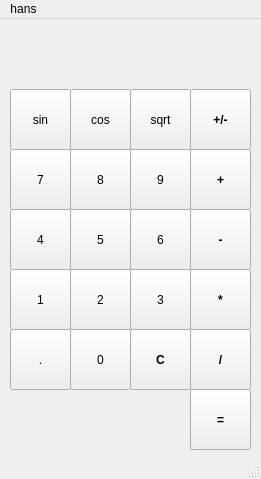
<?xml version="1.0" encoding="UTF-8"?>
<ui version="4.0">
 <class>MainWindow</class>
 <widget class="QMainWindow" name="MainWindow">
  <property name="geometry">
   <rect>
    <x>0</x>
    <y>0</y>
    <width>261</width>
    <height>479</height>
   </rect>
  </property>
  <property name="font">
   <font>
    <weight>50</weight>
    <bold>false</bold>
   </font>
  </property>
  <property name="acceptDrops">
   <bool>false</bool>
  </property>
  <property name="windowTitle">
   <string>MainWindow</string>
  </property>
  <widget class="QWidget" name="centralwidget">
   <widget class="QPushButton" name="pushButton">
    <property name="geometry">
     <rect>
      <x>70</x>
      <y>310</y>
      <width>61</width>
      <height>61</height>
     </rect>
    </property>
    <property name="text">
     <string>0</string>
    </property>
   </widget>
   <widget class="QPushButton" name="pushButton_2">
    <property name="geometry">
     <rect>
      <x>10</x>
      <y>250</y>
      <width>61</width>
      <height>61</height>
     </rect>
    </property>
    <property name="text">
     <string>1</string>
    </property>
   </widget>
   <widget class="QPushButton" name="pushButton_3">
    <property name="geometry">
     <rect>
      <x>70</x>
      <y>250</y>
      <width>61</width>
      <height>61</height>
     </rect>
    </property>
    <property name="text">
     <string>2</string>
    </property>
   </widget>
   <widget class="QPushButton" name="pushButton_4">
    <property name="geometry">
     <rect>
      <x>130</x>
      <y>250</y>
      <width>61</width>
      <height>61</height>
     </rect>
    </property>
    <property name="text">
     <string>3</string>
    </property>
   </widget>
   <widget class="QPushButton" name="pushButton_5">
    <property name="geometry">
     <rect>
      <x>10</x>
      <y>190</y>
      <width>61</width>
      <height>61</height>
     </rect>
    </property>
    <property name="text">
     <string>4</string>
    </property>
   </widget>
   <widget class="QPushButton" name="pushButton_6">
    <property name="geometry">
     <rect>
      <x>70</x>
      <y>190</y>
      <width>61</width>
      <height>61</height>
     </rect>
    </property>
    <property name="text">
     <string>5</string>
    </property>
   </widget>
   <widget class="QPushButton" name="pushButton_7">
    <property name="geometry">
     <rect>
      <x>130</x>
      <y>190</y>
      <width>61</width>
      <height>61</height>
     </rect>
    </property>
    <property name="text">
     <string>6</string>
    </property>
   </widget>
   <widget class="QPushButton" name="pushButton_8">
    <property name="geometry">
     <rect>
      <x>70</x>
      <y>130</y>
      <width>61</width>
      <height>61</height>
     </rect>
    </property>
    <property name="text">
     <string>8</string>
    </property>
   </widget>
   <widget class="QPushButton" name="pushButton_9">
    <property name="geometry">
     <rect>
      <x>10</x>
      <y>130</y>
      <width>61</width>
      <height>61</height>
     </rect>
    </property>
    <property name="text">
     <string>7</string>
    </property>
   </widget>
   <widget class="QPushButton" name="pushButton_10">
    <property name="geometry">
     <rect>
      <x>130</x>
      <y>130</y>
      <width>61</width>
      <height>61</height>
     </rect>
    </property>
    <property name="text">
     <string>9</string>
    </property>
   </widget>
   <widget class="QPushButton" name="pushButton_11">
    <property name="geometry">
     <rect>
      <x>190</x>
      <y>190</y>
      <width>61</width>
      <height>61</height>
     </rect>
    </property>
    <property name="font">
     <font>
      <weight>75</weight>
      <bold>true</bold>
     </font>
    </property>
    <property name="text">
     <string>-</string>
    </property>
   </widget>
   <widget class="QPushButton" name="pushButton_12">
    <property name="geometry">
     <rect>
      <x>190</x>
      <y>250</y>
      <width>61</width>
      <height>61</height>
     </rect>
    </property>
    <property name="font">
     <font>
      <weight>75</weight>
      <bold>true</bold>
     </font>
    </property>
    <property name="text">
     <string>*</string>
    </property>
   </widget>
   <widget class="QPushButton" name="pushButton_13">
    <property name="geometry">
     <rect>
      <x>190</x>
      <y>130</y>
      <width>61</width>
      <height>61</height>
     </rect>
    </property>
    <property name="font">
     <font>
      <weight>75</weight>
      <bold>true</bold>
     </font>
    </property>
    <property name="text">
     <string>+</string>
    </property>
   </widget>
   <widget class="QPushButton" name="pushButton_14">
    <property name="geometry">
     <rect>
      <x>190</x>
      <y>310</y>
      <width>61</width>
      <height>61</height>
     </rect>
    </property>
    <property name="font">
     <font>
      <weight>75</weight>
      <bold>true</bold>
     </font>
    </property>
    <property name="text">
     <string>/</string>
    </property>
   </widget>
   <widget class="QLabel" name="label">
    <property name="geometry">
     <rect>
      <x>10</x>
      <y>15</y>
      <width>241</width>
      <height>51</height>
     </rect>
    </property>
    <property name="layoutDirection">
     <enum>Qt::LeftToRight</enum>
    </property>
    <property name="text">
     <string/>
    </property>
    <property name="textFormat">
     <enum>Qt::AutoText</enum>
    </property>
    <property name="alignment">
     <set>Qt::AlignRight|Qt::AlignTrailing|Qt::AlignVCenter</set>
    </property>
   </widget>
   <widget class="QPushButton" name="pushButton_15">
    <property name="geometry">
     <rect>
      <x>10</x>
      <y>310</y>
      <width>61</width>
      <height>61</height>
     </rect>
    </property>
    <property name="text">
     <string>.</string>
    </property>
   </widget>
   <widget class="QPushButton" name="pushButton_16">
    <property name="geometry">
     <rect>
      <x>130</x>
      <y>310</y>
      <width>61</width>
      <height>61</height>
     </rect>
    </property>
    <property name="font">
     <font>
      <weight>75</weight>
      <bold>true</bold>
     </font>
    </property>
    <property name="text">
     <string>C</string>
    </property>
   </widget>
   <widget class="QPushButton" name="pushButton_17">
    <property name="geometry">
     <rect>
      <x>70</x>
      <y>70</y>
      <width>61</width>
      <height>61</height>
     </rect>
    </property>
    <property name="text">
     <string>cos</string>
    </property>
   </widget>
   <widget class="QPushButton" name="pushButton_18">
    <property name="geometry">
     <rect>
      <x>190</x>
      <y>70</y>
      <width>61</width>
      <height>61</height>
     </rect>
    </property>
    <property name="font">
     <font>
      <weight>75</weight>
      <bold>true</bold>
     </font>
    </property>
    <property name="text">
     <string>+/-</string>
    </property>
   </widget>
   <widget class="QPushButton" name="pushButton_19">
    <property name="geometry">
     <rect>
      <x>130</x>
      <y>70</y>
      <width>61</width>
      <height>61</height>
     </rect>
    </property>
    <property name="text">
     <string>sqrt</string>
    </property>
   </widget>
   <widget class="QPushButton" name="pushButton_20">
    <property name="geometry">
     <rect>
      <x>10</x>
      <y>70</y>
      <width>61</width>
      <height>61</height>
     </rect>
    </property>
    <property name="text">
     <string>sin</string>
    </property>
   </widget>
   <widget class="QPushButton" name="pushButton_21">
    <property name="geometry">
     <rect>
      <x>190</x>
      <y>370</y>
      <width>61</width>
      <height>61</height>
     </rect>
    </property>
    <property name="font">
     <font>
      <weight>75</weight>
      <bold>true</bold>
     </font>
    </property>
    <property name="text">
     <string>=</string>
    </property>
   </widget>
  </widget>
  <widget class="QMenuBar" name="menubar">
   <property name="geometry">
    <rect>
     <x>0</x>
     <y>0</y>
     <width>261</width>
     <height>22</height>
    </rect>
   </property>
   <widget class="QMenu" name="menuhans">
    <property name="title">
     <string>hans</string>
    </property>
   </widget>
   <addaction name="menuhans"/>
  </widget>
  <widget class="QStatusBar" name="statusbar"/>
 </widget>
 <resources/>
 <connections/>
</ui>
